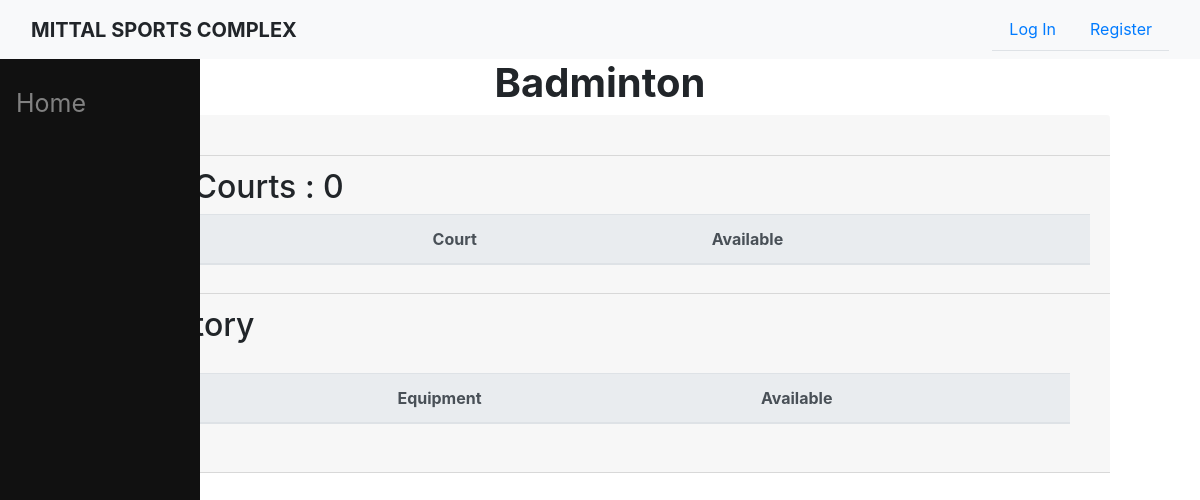
The app's page /sport_page/Badminton, older data.
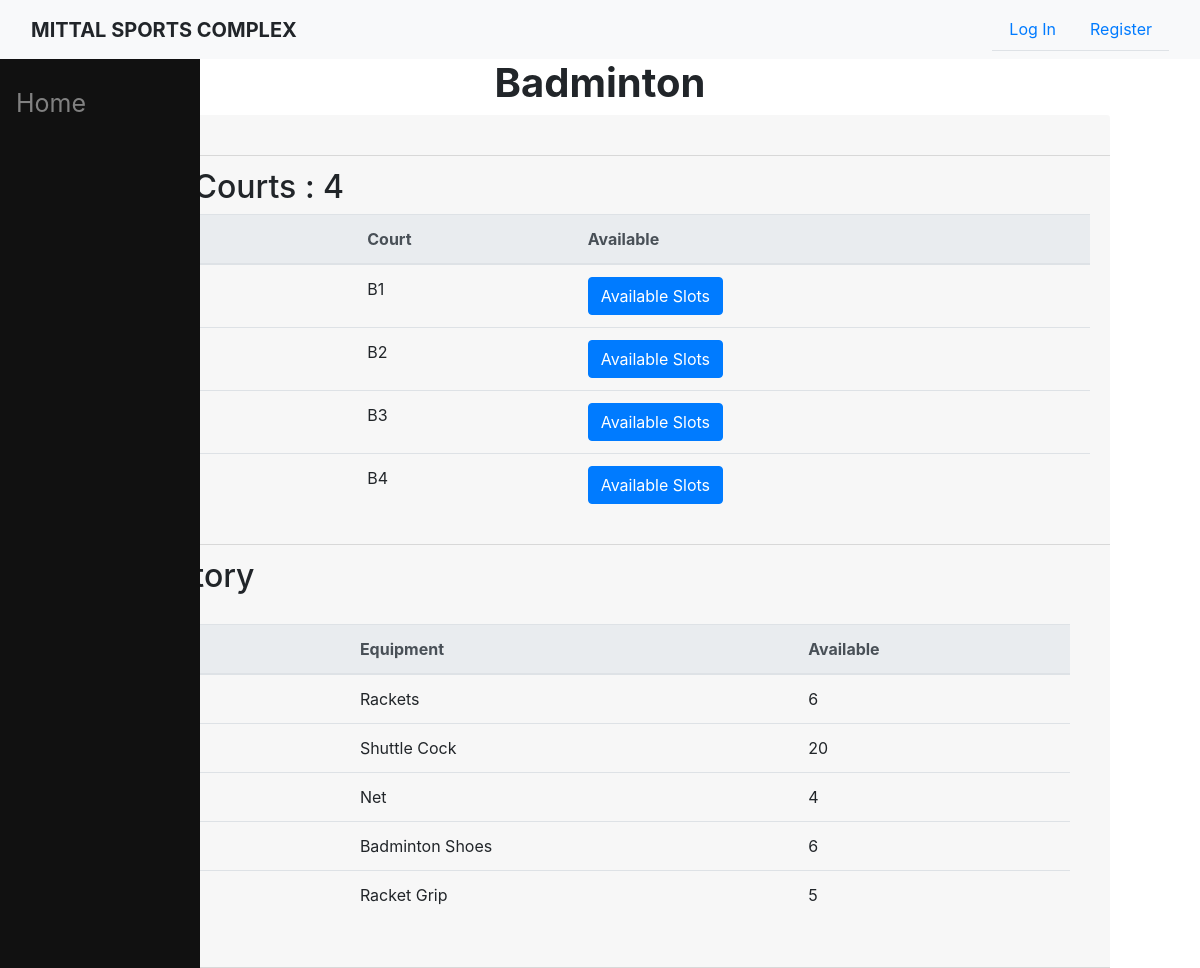
The same page, newer data.
### sports/models.py (models this page shows, shortened)
class Sport(models.Model):
    name = models.CharField(max_length=20, unique = True , help_text = '(Please, use underscore(_) or hypen(-) in place of spaces.)')
    img_url = models.CharField(max_length=2083, verbose_name = 'Image', help_text = '(Copy-paste the sport-image url here)', default = 'https://uploads-ssl.webflow.com/617b224ba2374548fcc039ba/617b224ba237453ce1c0409b_hpfulq-1234-1024x512.jpg')

class Court(models.Model):
    name = models.CharField(max_length=20, unique = True )
    sport = models.ForeignKey(Sport,on_delete=models.CASCADE)

class Equipment(models.Model):
    name = models.CharField(max_length=20)
    quantity = models.IntegerField( )
    sport = models.ForeignKey(Sport,on_delete=models.CASCADE)

### sports/views.py (the view)
# urls.py: path('sport_page/<slug:sport>', s_views.sport_page, name = 'sport_page'),
def sport_page(request,sport):
    sport_name = Sport.objects.get(name = sport)
    equipments = Equipment.objects.filter(sport = sport_name)
    courts = Court.objects.filter(sport = sport_name)
    return render(request, "sports/sport_page.html", {'equipments':equipments, 'sport':sport_name, 'courts':courts})

### users/templatetags/auth_extras.py (called while the page is built)
@register.filter(name='has_attr')
def has_attr(user, attribute):
    return hasattr(user, attribute)

### sports/templates/sports/sport_page.html (shortened to what this page needs)
{% extends 'sports/base.html' %}
{% load auth_extras %}
{% block content %}
<div class="container">
    <h1 class="center"><b>{{ sport.name }}</b></h1>
    <div class="col-md-12">
        <div class="container-fluid">
            <div class="card-header">
            </div>
            <div class="card-header">
                <h2> Total Courts : {{ sport.court_set.count }}</h2>
                <div class="table-responsive">
                    <table class = "table">
                        <thead class="thead-light">
                        <tr>
                            <th>Sr. No.</th>
                            <th>Court</th>
                            <th>Available</th>
                        </tr>
                        </thead>
                        {% for court in courts %}
                        <tr>
                            <td>{{ forloop.counter }}</td>
                            <td>{{ court.name }}</td>
                            <td>
                                <a href="/available_slot/{{ court.name }}" class="btn btn-primary">Available Slots </a>
                            </td>
                        </tr>
                        {% endfor %}
                    </table>
                </div>
            </div>
            <div class="card-header">
                <h2>Inventory</h2>
                <div class="card-body">
                    <div class="table-responsive">
                        <table class = "table">
                            <thead class="thead-light">
                            <tr>
                                <th>Sr. No.</th>
                                <th>Equipment</th>
                                <th>Available</th>
                            </tr>
                            </thead>
                            {% for equipment in equipments %}
                            <tr>
                                <td>{{ forloop.counter }}</td>
                                <td>{{ equipment.name }}</td>
                                <td>{{ equipment.quantity }}</td>
                            </tr>
                            {% endfor %}
                        </table>
                    </div>
                </div>
            </div>
        </div>
    </div>
</div>
{% endblock %}

Row changes from the older to the newer data that the page shows:
computed for Sport "Badminton": court_set.count "0" → "4"
added Court: name "B1"
added Court: name "B2"
added Court: name "B3"
added Court: name "B4"
added Equipment: name "Rackets", quantity "6"
added Equipment: name "Shuttle Cock", quantity "20"
added Equipment: name "Net", quantity "4"
added Equipment: name "Badminton Shoes", quantity "6"
added Equipment: name "Racket Grip", quantity "5"
